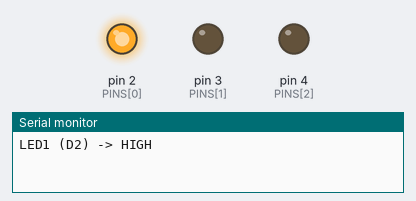
The sketch below on a simulated Arduino Uno, built with avr-gcc and run on an emulated ATmega328P. Shown: output pins drawn as LEDs (lit = HIGH), the last lines printed to the serial monitor.

Above: at 0.5 s.
At 2.5 s:
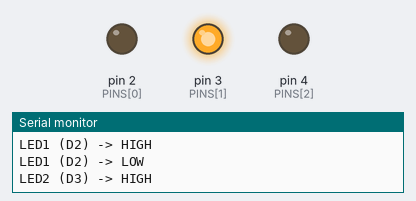
At 4.5 s:
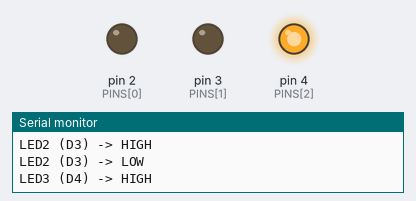
At 5.5 s:
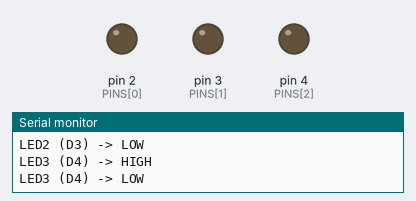
Timing chart, 0 to 7.8 s (numbered marks = the images above):
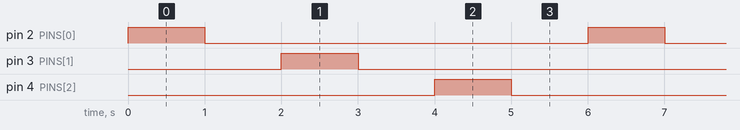

The sketch:

uln2803_led_test.ino
```cpp
// ULN2803 -> LED 3ch 순차 점멸 테스트
// D2/D3/D4 -> ULN2803 IN1/IN2/IN3 -> OUT1/OUT2/OUT3 -> LED1/LED2/LED3
// 시리얼(115200)로 HIGH/LOW 전환을 실시간 출력

const uint8_t PINS[3] = {2, 3, 4};
const uint16_t INTERVAL_MS = 1000;

void printState(uint8_t ledIndex, uint8_t state) {
  Serial.print("LED");
  Serial.print(ledIndex + 1);
  Serial.print(" (D");
  Serial.print(PINS[ledIndex]);
  Serial.print(") -> ");
  Serial.println(state == HIGH ? "HIGH" : "LOW");
}

void setup() {
  Serial.begin(115200);
  for (uint8_t i = 0; i < 3; i++) {
    pinMode(PINS[i], OUTPUT);
    digitalWrite(PINS[i], LOW);
  }
}

void loop() {
  for (uint8_t i = 0; i < 3; i++) {
    digitalWrite(PINS[i], HIGH);
    printState(i, HIGH);
    delay(INTERVAL_MS);
    digitalWrite(PINS[i], LOW);
    printState(i, LOW);
    delay(INTERVAL_MS);
  }
}
```

Measured:
- by itself, pin 2 (PINS[0]), pin 3 (PINS[1]), pin 4 (PINS[2]): alternates HIGH for 1.0 s and LOW for 5.0 s
- by itself, everything shown: repeats every 6.0 s, in 6 steps
